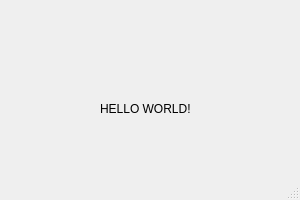
<?xml version="1.0" encoding="UTF-8"?>
<ui version="4.0">
 <class>MainWindow</class>
 <widget class="QMainWindow" name="MainWindow">
  <property name="geometry">
   <rect>
    <x>0</x>
    <y>0</y>
    <width>300</width>
    <height>200</height>
   </rect>
  </property>
  <property name="windowTitle">
   <string>MainWindow</string>
  </property>
  <widget class="QWidget" name="centralwidget">
   <widget class="QLabel" name="label">
    <property name="geometry">
     <rect>
      <x>100</x>
      <y>100</y>
      <width>111</width>
      <height>17</height>
     </rect>
    </property>
    <property name="text">
     <string>HELLO WORLD!</string>
    </property>
   </widget>
  </widget>
  <widget class="QStatusBar" name="statusbar"/>
 </widget>
 <resources/>
 <connections/>
</ui>
